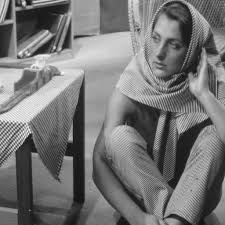
#> input picture image4.jpeg, 225 x 225 px, found by its file name
$ python code7.py
#> lines starting #> are read from the running program, lines starting #| are printed output that depends on the picture
#flip an image horizontally and vertically using PIL
from PIL import Image

#open the image
img = Image.open(r'C:\Users\SOUVIK MANNA\5th SEM\DIP\image4.jpeg')
#> img is the input picture: PIL image 225x225 RGB; min 6, max 255, mean 117.8

#horizontal flip
horizontal_flip = img.transpose(Image.FLIP_LEFT_RIGHT)
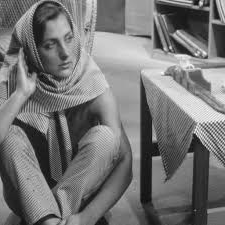
#> horizontal_flip: PIL image 225x225 RGB; min 6, max 255, mean 117.8
horizontal_flip.save("horizontal_flip.jpg")

#vertical flip
vertical_flip = img.transpose(Image.FLIP_TOP_BOTTOM)
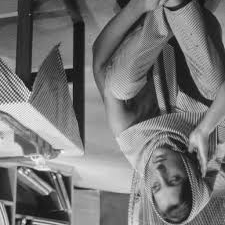
#> vertical_flip: PIL image 225x225 RGB; min 6, max 255, mean 117.8
vertical_flip.save("vertical_flip.jpg")

#Display the flipped images
horizontal_flip.show()
vertical_flip.show()

print("Image flipped horizontally and vertically successfully.")

$ run again, with image2.jpeg copied over image4.jpeg
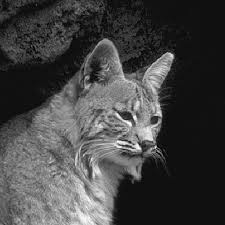
#> input picture image2.jpeg, 225 x 225 px, found by its file name
#> img is the input picture: PIL image 225x225 RGB; min 0, max 255, mean 67.1
#> `horizontal_flip = img.transpose(Image.FLIP_LEFT_RIGHT)`:
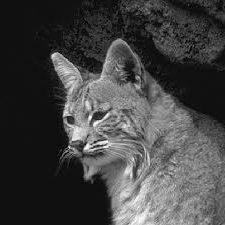
#> horizontal_flip: PIL image 225x225 RGB; min 0, max 255, mean 67.1
#> `vertical_flip = img.transpose(Image.FLIP_TOP_BOTTOM)`:
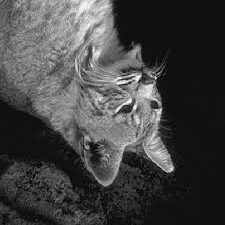
#> vertical_flip: PIL image 225x225 RGB; min 0, max 255, mean 67.1

$ run again, with image3.jpeg copied over image4.jpeg
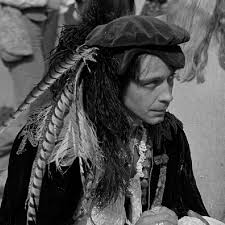
#> input picture image3.jpeg, 225 x 225 px, found by its file name
#> img is the input picture: PIL image 225x225 RGB; min 0, max 243, mean 78.3
#> `horizontal_flip = img.transpose(Image.FLIP_LEFT_RIGHT)`:
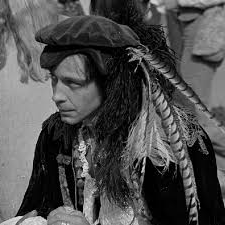
#> horizontal_flip: PIL image 225x225 RGB; min 0, max 243, mean 78.3
#> `vertical_flip = img.transpose(Image.FLIP_TOP_BOTTOM)`:
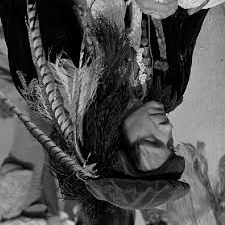
#> vertical_flip: PIL image 225x225 RGB; min 0, max 243, mean 78.3

$ run again, with image5.jpeg copied over image4.jpeg
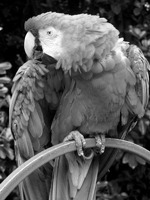
#> input picture image5.jpeg, 150 x 200 px, found by its file name
#> img is the input picture: PIL image 150x200 RGB; min 0, max 255, mean 89.2
#> `horizontal_flip = img.transpose(Image.FLIP_LEFT_RIGHT)`:
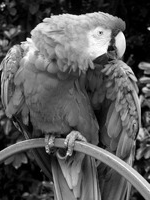
#> horizontal_flip: PIL image 150x200 RGB; min 0, max 255, mean 89.2
#> `vertical_flip = img.transpose(Image.FLIP_TOP_BOTTOM)`:
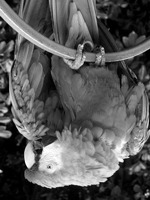
#> vertical_flip: PIL image 150x200 RGB; min 0, max 255, mean 89.2
